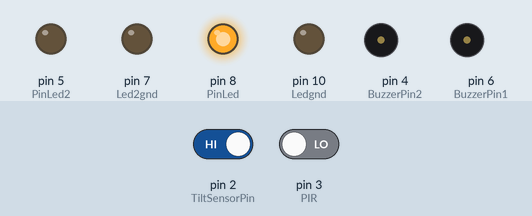
The sketch below on a simulated Arduino Uno, built with avr-gcc and run on an emulated ATmega328P. On the bench: output pins drawn as LEDs (lit = HIGH), buzzer (waves = sounding, pin HIGH). The test bench sets the inputs (shaded band); at power-on: pin 2 (TiltSensorPin) HIGH, pin 3 (PIR) LOW. What the sketch prints to the serial monitor is not drawn.

Above: at 1.2 s.
1.3 s: pin 2 (TiltSensorPin) driven LOW
At 2.2 s:
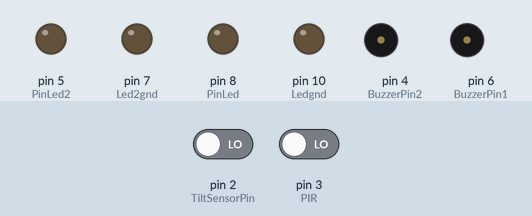
2.8 s: pin 3 (PIR) driven HIGH
At 3.3 s:
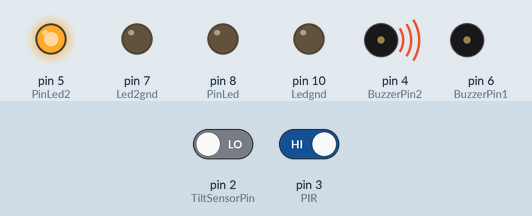
4.3 s: pin 2 (TiltSensorPin) driven HIGH
At 5.5 s:
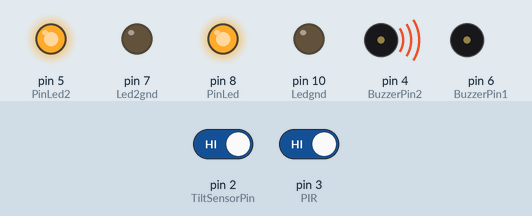
5.8 s: pin 3 (PIR) driven LOW
At 6.7 s:
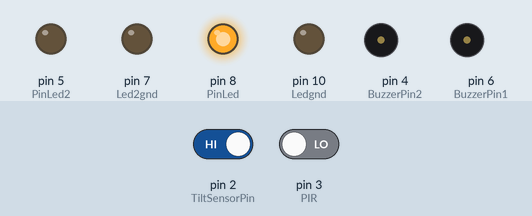
Timing chart, 0 to 8.3 s (numbered marks = the images above; inputs shaded):
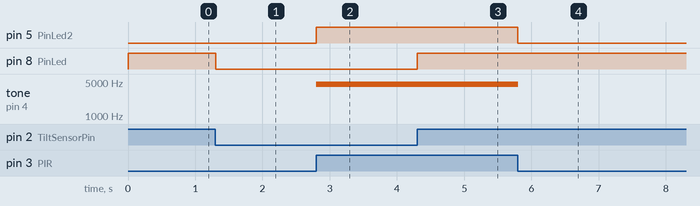

The sketch:

Alarm_v0.ino
```cpp
#define BAUDRATE 9600
#define PIR 3

const int PinLed = 8;
const int Ledgnd = 10;
const int Led2gnd = 7;
const int PinLed2 = 5;
const int TiltSensorPin = 2;
const int BuzzerPin1 = 6;
const int BuzzerPin2 = 4;
bool status;
bool motionStatus;

#ifdef PIR
#include <avr/interrupt.h>
volatile int MotionState = 0;
volatile byte counter = 0;
#endif

// ================================================================
// ===                      INITIAL SETUP                       ===
// ================================================================

void setup() {
    pinMode(PinLed, OUTPUT);
    pinMode(Ledgnd, OUTPUT);
    pinMode(PinLed2, OUTPUT);
    pinMode(Led2gnd, OUTPUT);
    pinMode(BuzzerPin1, OUTPUT);
    pinMode(BuzzerPin2, OUTPUT);

    pinMode(PIR, INPUT);
    pinMode(TiltSensorPin, INPUT_PULLUP);

    #ifdef PIR
    attachInterrupt(digitalPinToInterrupt(PIR), motionDetector, CHANGE);
    #endif

    #ifdef BAUDRATE
    Serial.begin(BAUDRATE);
    #endif


}


// ================================================================
// ===                    MAIN PROGRAM LOOP                     ===
// ================================================================


void loop() {
digitalWrite(Ledgnd, LOW);
digitalWrite(Led2gnd, LOW);
status = digitalRead(TiltSensorPin);
Serial.println(status);

motionStatus = digitalRead(PIR);

status? digitalWrite(PinLed, HIGH): digitalWrite(PinLed, LOW);
//digitalRead(PIR)? digitalWrite(PinLed2, HIGH): digitalWrite(PinLed2, LOW);

//status? tone(BuzzerPin1, 4000): noTone(BuzzerPin1);

//motionStatus? tone(BuzzerPin1, 4000): noTone(BuzzerPin1);
MotionState? tone(BuzzerPin2, 4500): noTone(BuzzerPin2);


}

// ================================================================
// ===                    FUNCTIONS                             ===
// ================================================================


#ifdef PIR
void motionDetector()
{
      MotionState = !MotionState;
      (digitalRead(PinLed2))? digitalWrite(PinLed2,LOW): digitalWrite(PinLed2,HIGH);


}
#endif
```

Measured:
- after the input at 1.3 s, pin 8 (PinLed): HIGH → LOW at once
- after the input at 2.8 s, pin 5 (PinLed2): LOW → HIGH at once; tone on pin 4 (BuzzerPin2): silent → 4500 Hz at once
- after the input at 4.3 s, pin 8 (PinLed): LOW → HIGH at once
- after the input at 5.8 s, pin 5 (PinLed2): HIGH → LOW at once; tone on pin 4 (BuzzerPin2): 4500 Hz → silent at once
